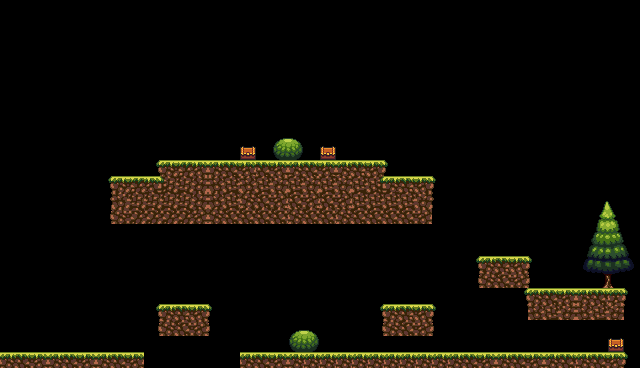

Below is a game level as drawn by its tile map, then a one-line description and the .tmx that defines it (tile-layer data replaced by summaries):
An orthogonal 40x23 tile map with 16x16 px tiles, 3 tile layers (chest, ground, grass), 2 hidden layers not drawn, 2 tilesets and 17 objects.

<map version="1.4" tiledversion="1.4.3" orientation="orthogonal" renderorder="right-down" width="40" height="23" tilewidth="16" tileheight="16" infinite="0" nextlayerid="7" nextobjectid="28">
 <editorsettings>
  <export target="../1.lua" format="lua" />
 </editorsettings>
 <tileset firstgid="1" source="tiles.tsx" />
 <tileset firstgid="325" source="DungeonTile.tsx" />
 <layer id="1" name="decoration" width="40" height="23" visible="0" locked="1">
  <data>[920 cells, 23 non-empty, 16 distinct tile ids]</data>
 </layer>
 <layer id="6" name="chest" width="40" height="23">
  <data>[920 cells, 35 non-empty, 29 distinct tile ids]</data>
 </layer>
 <layer id="2" name="ground" width="40" height="23" locked="1">
  <data>[920 cells, 78 non-empty, 44 distinct tile ids]</data>
 </layer>
 <layer id="3" name="grass" width="40" height="23" locked="1">
  <data>[920 cells, 89 non-empty, 34 distinct tile ids]</data>
 </layer>
 <layer id="4" name="woods" width="40" height="23" visible="0" locked="1">
  <data>[920 cells, 25 non-empty, 25 distinct tile ids]</data>
 </layer>
 <objectgroup color="#ff0000" id="5" name="solid">
  <object id="4" x="157.977" y="303.9" width="52.2615" height="32.2216">
   <properties>
    <property name="collidable" type="bool" value="true" />
   </properties>
  </object>
  <object id="5" x="379.95" y="303.889" width="56.1765" height="32.2216">
   <properties>
    <property name="collidable" type="bool" value="true" />
   </properties>
  </object>
  <object id="6" x="476.096" y="255.942" width="53.8504" height="32.0438">
   <properties>
    <property name="collidable" type="bool" value="true" />
   </properties>
  </object>
  <object id="7" x="523.927" y="287.989" width="104.074" height="32.0425">
   <properties>
    <property name="collidable" type="bool" value="true" />
   </properties>
  </object>
  <object id="8" x="-0.0217909" y="351.973" width="144.134" height="16.0437">
   <properties>
    <property name="collidable" type="bool" value="true" />
   </properties>
  </object>
  <object id="9" x="240.002" y="351.977" width="387.999" height="16.0437">
   <properties>
    <property name="collidable" type="bool" value="true" />
   </properties>
  </object>
  <object id="15" x="155.992" y="305.99" width="1.98663" height="5.00833" />
  <object id="18" x="155.851" y="159.881" width="232.449" height="64.2295">
   <properties>
    <property name="collidable" type="bool" value="true" />
   </properties>
  </object>
  <object id="19" x="210.21" y="306.027" width="1.7835" height="5.00833" />
  <object id="20" x="388.154" y="175.707" width="46.0856" height="48.4034">
   <properties>
    <property name="collidable" type="bool" value="true" />
   </properties>
  </object>
  <object id="21" x="110.057" y="175.977" width="45.722" height="48.0398">
   <properties>
    <property name="collidable" type="bool" value="true" />
   </properties>
  </object>
  <object id="22" x="108.014" y="177.902" width="1.93975" height="5.00833" />
  <object id="23" x="434.218" y="177.933" width="1.846" height="5.00833" visible="0" />
  <object id="24" x="288.923" y="329.902" width="30.1113" height="21.8699">
   <properties>
    <property name="collidable" type="bool" value="true" />
   </properties>
  </object>
  <object id="25" x="272.966" y="137.848" width="30.1113" height="22.0873">
   <properties>
    <property name="collidable" type="bool" value="true" />
   </properties>
  </object>
  <object id="26" x="607.901" y="337.88" width="16.1765" height="14.1416">
   <properties>
    <property name="collidable" type="bool" value="true" />
   </properties>
  </object>
  <object id="27" x="582.98" y="200.989" width="51.0032" height="86.9851">
   <properties>
    <property name="collidable" type="bool" value="true" />
   </properties>
  </object>
 </objectgroup>
</map>
